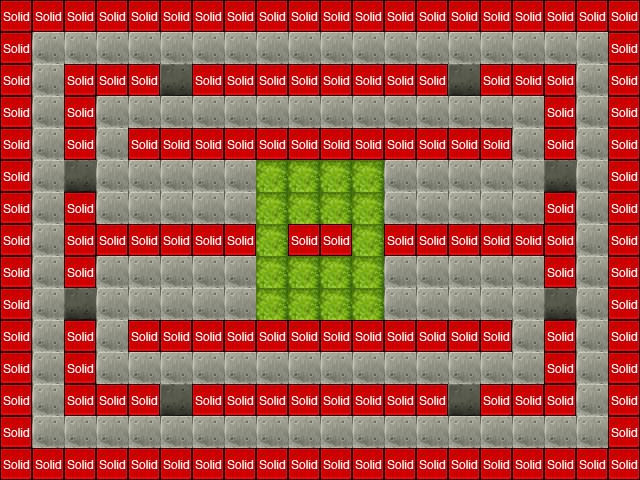

Below is a game level as drawn by its tile map, then a one-line description and the .tmx that defines it (tile-layer data replaced by summaries):
An orthogonal 20x15 tile map with 32x32 px tiles, 2 tile layers (background, collision), 2 tilesets and 12 objects (8x CoinEntity, 2x bomb, mainPlayer).

<map version="1.0" orientation="orthogonal" width="20" height="15" tilewidth="32" tileheight="32">
 <tileset firstgid="1" name="tile32x32" tilewidth="32" tileheight="32">
  <image source="tile32x32.png" width="512" height="480" />
 </tileset>
 <tileset firstgid="241" name="metatiles32x32" tilewidth="32" tileheight="32">
  <image source="metatiles32x32.png" width="160" height="32" />
  <tile id="0">
   <properties>
    <property name="type" value="solid" />
   </properties>
  </tile>
  <tile id="1">
   <properties>
    <property name="type" value="platform" />
   </properties>
  </tile>
 </tileset>
 <layer name="background" width="20" height="15">
  <data>[300 cells, 300 non-empty, 5 distinct tile ids]</data>
 </layer>
 <objectgroup name="entities" width="20" height="15">
  <object name="mainPlayer" x="32" y="32" width="32" height="32">
   <properties>
    <property name="image" value="player" />
    <property name="spriteheight" value="32" />
    <property name="spritewidth" value="32" />
   </properties>
  </object>
  <object x="480" y="0" width="64" />
  <object name="bomb" x="576" y="1024" width="32" height="32">
   <properties>
    <property name="image" value="explosion" />
    <property name="spriteheight" value="32" />
    <property name="spritewidth" value="32" />
   </properties>
  </object>
  <object name="bomb" x="576" y="32" width="32" height="32">
   <properties>
    <property name="image" value="explosion" />
    <property name="spriteheight" value="32" />
    <property name="spritewidth" value="32" />
   </properties>
  </object>
  <object name="CoinEntity" x="128" y="96" width="32" height="32">
   <properties>
    <property name="image" value="spinning_coin_gold" />
    <property name="spritewidth" value="32" />
   </properties>
  </object>
  <object name="CoinEntity" x="480" y="96" width="32" height="32">
   <properties>
    <property name="image" value="spinning_coin_gold" />
    <property name="spritewidth" value="32" />
   </properties>
  </object>
  <object name="CoinEntity" x="480" y="352" width="32" height="32">
   <properties>
    <property name="image" value="spinning_coin_gold" />
    <property name="spritewidth" value="32" />
   </properties>
  </object>
  <object name="CoinEntity" x="128" y="352" width="32" height="32">
   <properties>
    <property name="image" value="spinning_coin_gold" />
    <property name="spritewidth" value="32" />
   </properties>
  </object>
  <object name="CoinEntity" x="384" y="256" width="32" height="32">
   <properties>
    <property name="image" value="spinning_coin_gold" />
    <property name="spritewidth" value="32" />
   </properties>
  </object>
  <object name="CoinEntity" x="224" y="256" width="32" height="32">
   <properties>
    <property name="image" value="spinning_coin_gold" />
    <property name="spritewidth" value="32" />
   </properties>
  </object>
  <object name="CoinEntity" x="224" y="192" width="32" height="32">
   <properties>
    <property name="image" value="spinning_coin_gold" />
    <property name="spritewidth" value="32" />
   </properties>
  </object>
  <object name="CoinEntity" x="384" y="192" width="32" height="32">
   <properties>
    <property name="image" value="spinning_coin_gold" />
    <property name="spritewidth" value="32" />
   </properties>
  </object>
 </objectgroup>
 <layer name="collision" width="20" height="15">
  <data>[300 cells, 144 non-empty, 1 distinct tile ids]</data>
 </layer>
</map>
